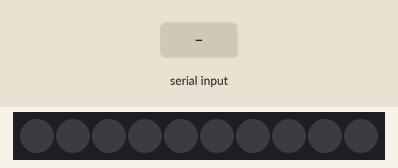
Simulated run of this program. Board: ESP32. Shown: 10 RGB LEDs in strip order, left to right. The test bench sets the inputs (shaded band). Dim RGB values are drawn brighter than linear.

Above: at 1.2 s.
1.3 s: "90,45,200\n" received over Serial
At 1.9 s:
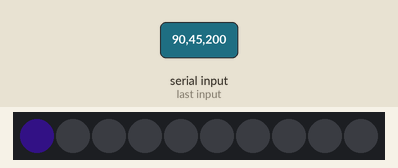
2.8 s: "90,45\n" received over Serial
At 4.0 s:
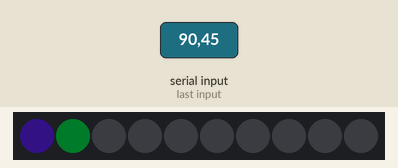
4.3 s: "1,90,45\n" received over Serial
At 7.0 s:
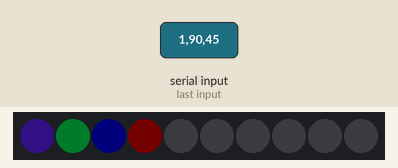
Timing chart, 0 to 8.5 s (numbered marks = the images above; inputs shaded):
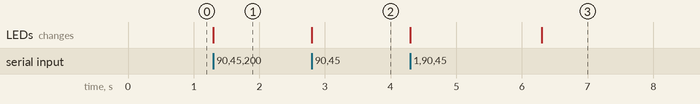

Measured:
- after the input at 1.3 s, the LEDs: change at once (image 1)
- after the input at 2.8 s, the LEDs: change at once (image 2)
- after the input at 4.3 s, the LEDs: first change at once (image 3 shows a later state)

The program:

main.cpp
```cpp
#include <Arduino.h>
#include <FastLED.h>


#define NUM_LEDS 10
#define DATA_PIN 25

CRGB leds[NUM_LEDS];

struct Channels{
    int R;
    int G;
    int B;
};

void setup() {
    Serial.begin(115200);
    FastLED.addLeds<WS2812B, DATA_PIN, GRB>(leds, NUM_LEDS);  // GRB ordering is typical
    FastLED.setBrightness(10);
}

void loop() {

  if (Serial.available()){

    for (int i = 0; i < NUM_LEDS; i++){

      int red = Serial.parseInt();
      int green = Serial.parseInt();
      int blue = Serial.parseInt();

      Channels color = {red, green, blue};

      leds[i] = CRGB(color.R, color.G, color.B);
      FastLED.show();
      // clear this led for the next time around the loop
      // leds[i] = CRGB::Black;
      // delay(30);

      // Serial.print("r");
      // Serial.println(color.R);

      // Serial.println(",");

      // Serial.print("g");
      // Serial.print(green);

      // Serial.println(",");

      // Serial.print("b");
      // Serial.print(blue);

    }
  }

}
```
